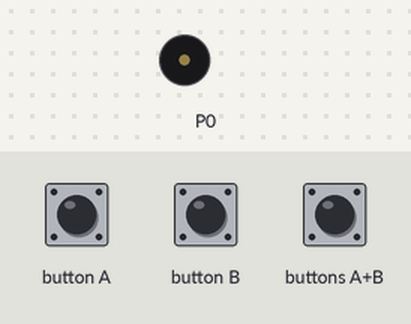
A program run on a simulated BBC micro:bit (MakeCode). Shown: buzzer (waves = sounding). The inputs (shaded band) are chosen by the test bench.

Above: at 1.2 s.
1.3 s: button A pressed for 0.15 s
At 3.8 s:
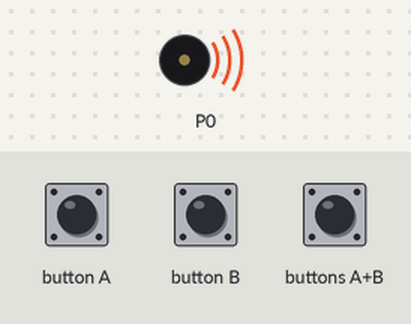
Timing chart, 0 to 10.0 s (numbered marks = the images above; inputs shaded):
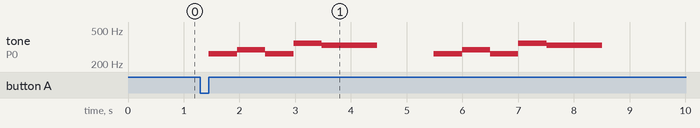

Measured:
- after the input at 1.3 s, tone on P0: plays 262 Hz for 0.51 s, 294 Hz for 0.51 s, 262 Hz for 0.51 s, 349 Hz for 0.51 s, 330 Hz for 1.0 s, 262 Hz for 0.51 s … (10 notes in this stretch), starting after 0.15 s

The program:

main.ts
```typescript
/**
 * klein tempo duurt lang, groot tempo is koort.
 */
input.onButtonPressed(Button.A, function () {
    for (let index = 0; index < 2; index++) {
        music.playTone(262, music.beat(BeatFraction.Quarter))
        music.playTone(262, music.beat(BeatFraction.Quarter))
        music.playTone(294, music.beat(BeatFraction.Half))
        music.playTone(262, music.beat(BeatFraction.Half))
        music.playTone(349, music.beat(BeatFraction.Half))
        music.playTone(330, music.beat(BeatFraction.Whole))
        music.rest(music.beat(BeatFraction.Whole))
    }
})
input.onButtonPressed(Button.AB, function () {
    music.setTempo(120)
    music.playTone(1000, music.beat(BeatFraction.Whole))
})
input.onButtonPressed(Button.B, function () {
    music.startMelody(music.builtInMelody(Melodies.Birthday), MelodyOptions.Once)
})
music.setTempo(60)
basic.forever(function () {

})
```

test.ts
```typescript
// tests gaan hier; deze zal niet worden gecompileerd wanneer dit pakket wordt gebruikt als extensie.
```
